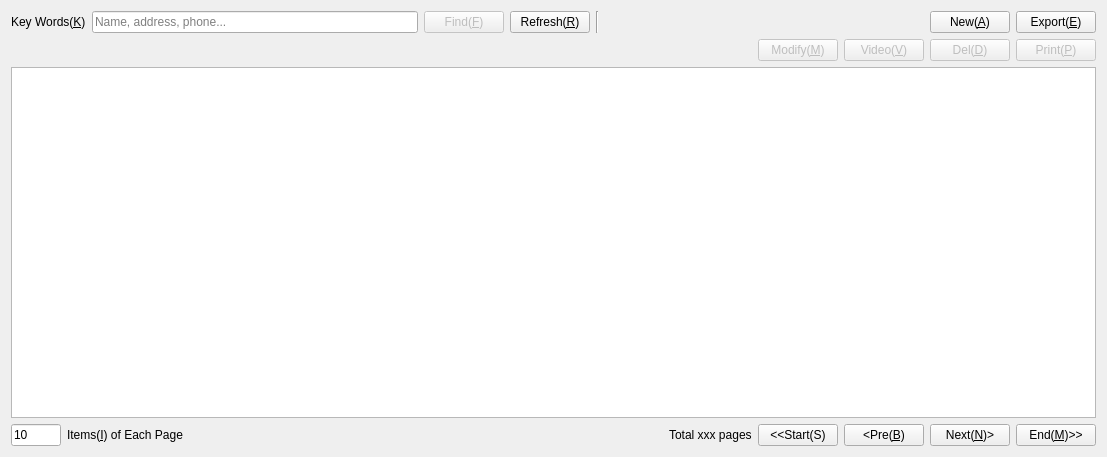
<?xml version="1.0" encoding="UTF-8"?>
<ui version="4.0">
 <class>MemberManageView</class>
 <widget class="QWidget" name="MemberManageView">
  <property name="geometry">
   <rect>
    <x>0</x>
    <y>0</y>
    <width>1107</width>
    <height>457</height>
   </rect>
  </property>
  <layout class="QVBoxLayout" name="verticalLayout">
   <item>
    <layout class="QHBoxLayout" name="horizontalLayout_2">
     <item>
      <widget class="QLabel" name="keywordLabel">
       <property name="text">
        <string>Key Words(&amp;K)</string>
       </property>
       <property name="buddy">
        <cstring>keywordEdit</cstring>
       </property>
      </widget>
     </item>
     <item>
      <widget class="QLineEdit" name="keywordEdit">
       <property name="toolTip">
        <string>&lt;html&gt;&lt;head/&gt;&lt;body&gt;&lt;p&gt;Tom Male 12345 &lt;span style=&quot; font-weight:600; color:#ff0000;&quot;&gt;==&lt;/span&gt; tom &lt;span style=&quot; color:#00aa00;&quot;&gt;OR&lt;/span&gt; male &lt;span style=&quot; color:#00aa00;&quot;&gt;OR&lt;/span&gt; 12345&lt;/p&gt;&lt;p&gt;&amp;quot;Tom Jack&amp;quot; Male 1234 &lt;span style=&quot; font-weight:600; color:#ff0000;&quot;&gt;==&lt;/span&gt; (tom &lt;span style=&quot; color:#00aa00;&quot;&gt;AND&lt;/span&gt; jack) &lt;span style=&quot; color:#00aa00;&quot;&gt;OR&lt;/span&gt; male &lt;span style=&quot; color:#00aa00;&quot;&gt;OR&lt;/span&gt; 12345&lt;/p&gt;&lt;p&gt;&amp;quot;Tom Jack&amp;quot; -Male &lt;span style=&quot; font-weight:600; color:#ff0000;&quot;&gt;==&lt;/span&gt; tom &lt;span style=&quot; color:#00aa00;&quot;&gt;AND&lt;/span&gt; jack &lt;span style=&quot; color:#00aa00;&quot;&gt;EXCEPT&lt;/span&gt; male&lt;/p&gt;&lt;/body&gt;&lt;/html&gt;</string>
       </property>
       <property name="placeholderText">
        <string>Name, address, phone...</string>
       </property>
      </widget>
     </item>
     <item>
      <widget class="QPushButton" name="findButton">
       <property name="enabled">
        <bool>false</bool>
       </property>
       <property name="text">
        <string>Find(&amp;F)</string>
       </property>
      </widget>
     </item>
     <item>
      <widget class="QPushButton" name="refreshButton">
       <property name="text">
        <string>Refresh(&amp;R)</string>
       </property>
      </widget>
     </item>
     <item>
      <widget class="Line" name="line_3">
       <property name="orientation">
        <enum>Qt::Vertical</enum>
       </property>
      </widget>
     </item>
     <item>
      <spacer name="horizontalSpacer_3">
       <property name="orientation">
        <enum>Qt::Horizontal</enum>
       </property>
       <property name="sizeHint" stdset="0">
        <size>
         <width>78</width>
         <height>20</height>
        </size>
       </property>
      </spacer>
     </item>
     <item>
      <widget class="QPushButton" name="addButton">
       <property name="text">
        <string>New(&amp;A)</string>
       </property>
      </widget>
     </item>
     <item>
      <widget class="QPushButton" name="exportButton">
       <property name="text">
        <string>Export(&amp;E)</string>
       </property>
      </widget>
     </item>
    </layout>
   </item>
   <item>
    <layout class="QHBoxLayout" name="horizontalLayout_3">
     <item>
      <spacer name="horizontalSpacer_2">
       <property name="orientation">
        <enum>Qt::Horizontal</enum>
       </property>
       <property name="sizeHint" stdset="0">
        <size>
         <width>40</width>
         <height>20</height>
        </size>
       </property>
      </spacer>
     </item>
     <item>
      <widget class="QPushButton" name="modifyButton">
       <property name="enabled">
        <bool>false</bool>
       </property>
       <property name="text">
        <string>Modify(&amp;M)</string>
       </property>
      </widget>
     </item>
     <item>
      <widget class="QPushButton" name="videoButton">
       <property name="enabled">
        <bool>false</bool>
       </property>
       <property name="text">
        <string>Video(&amp;V)</string>
       </property>
      </widget>
     </item>
     <item>
      <widget class="QPushButton" name="delButton">
       <property name="enabled">
        <bool>false</bool>
       </property>
       <property name="text">
        <string>Del(&amp;D)</string>
       </property>
      </widget>
     </item>
     <item>
      <widget class="QPushButton" name="printButton">
       <property name="enabled">
        <bool>false</bool>
       </property>
       <property name="text">
        <string>Print(&amp;P)</string>
       </property>
      </widget>
     </item>
    </layout>
   </item>
   <item>
    <widget class="QTableView" name="baseView">
     <property name="editTriggers">
      <set>QAbstractItemView::NoEditTriggers</set>
     </property>
     <property name="alternatingRowColors">
      <bool>true</bool>
     </property>
     <property name="selectionMode">
      <enum>QAbstractItemView::SingleSelection</enum>
     </property>
     <property name="selectionBehavior">
      <enum>QAbstractItemView::SelectRows</enum>
     </property>
     <property name="sortingEnabled">
      <bool>true</bool>
     </property>
    </widget>
   </item>
   <item>
    <layout class="QHBoxLayout" name="horizontalLayout">
     <item>
      <widget class="QLineEdit" name="pagenumEdit">
       <property name="maximumSize">
        <size>
         <width>50</width>
         <height>16777215</height>
        </size>
       </property>
       <property name="inputMask">
        <string>000</string>
       </property>
       <property name="text">
        <string>10</string>
       </property>
       <property name="cursorPosition">
        <number>3</number>
       </property>
      </widget>
     </item>
     <item>
      <widget class="QLabel" name="label">
       <property name="text">
        <string>Items(&amp;I) of Each Page</string>
       </property>
       <property name="buddy">
        <cstring>pagenumEdit</cstring>
       </property>
      </widget>
     </item>
     <item>
      <spacer name="horizontalSpacer">
       <property name="orientation">
        <enum>Qt::Horizontal</enum>
       </property>
       <property name="sizeHint" stdset="0">
        <size>
         <width>40</width>
         <height>20</height>
        </size>
       </property>
      </spacer>
     </item>
     <item>
      <widget class="QLabel" name="totalpageLabel">
       <property name="text">
        <string>Total xxx pages</string>
       </property>
      </widget>
     </item>
     <item>
      <widget class="QPushButton" name="startButton">
       <property name="text">
        <string>&lt;&lt;Start(S)</string>
       </property>
      </widget>
     </item>
     <item>
      <widget class="QPushButton" name="preButton">
       <property name="text">
        <string>&lt;Pre(&amp;B)</string>
       </property>
      </widget>
     </item>
     <item>
      <widget class="QPushButton" name="nextButton">
       <property name="text">
        <string>Next(&amp;N)&gt;</string>
       </property>
      </widget>
     </item>
     <item>
      <widget class="QPushButton" name="endButton">
       <property name="text">
        <string>End(&amp;M)&gt;&gt;</string>
       </property>
      </widget>
     </item>
    </layout>
   </item>
  </layout>
 </widget>
 <tabstops>
  <tabstop>baseView</tabstop>
  <tabstop>keywordEdit</tabstop>
  <tabstop>findButton</tabstop>
  <tabstop>refreshButton</tabstop>
  <tabstop>addButton</tabstop>
  <tabstop>exportButton</tabstop>
  <tabstop>modifyButton</tabstop>
  <tabstop>videoButton</tabstop>
  <tabstop>delButton</tabstop>
  <tabstop>printButton</tabstop>
  <tabstop>preButton</tabstop>
  <tabstop>nextButton</tabstop>
  <tabstop>pagenumEdit</tabstop>
 </tabstops>
 <resources/>
 <connections/>
</ui>
